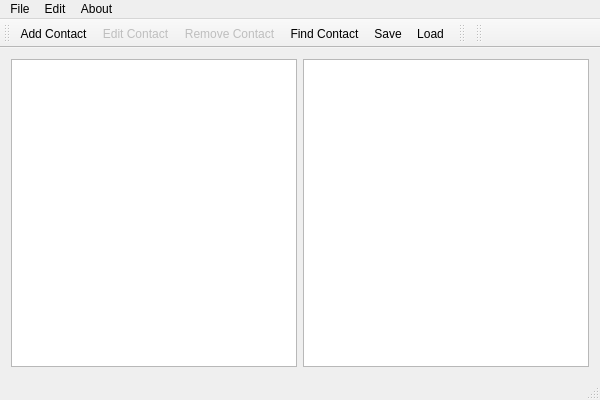
<?xml version="1.0" encoding="UTF-8"?>
<ui version="4.0">
 <class>MainWindow</class>
 <widget class="QMainWindow" name="MainWindow">
  <property name="geometry">
   <rect>
    <x>0</x>
    <y>0</y>
    <width>600</width>
    <height>400</height>
   </rect>
  </property>
  <property name="windowTitle">
   <string>MainWindow</string>
  </property>
  <widget class="QWidget" name="centralWidget">
   <layout class="QGridLayout" name="gridLayout">
    <item row="0" column="0">
     <layout class="QHBoxLayout" name="horizontalLayout">
      <item>
       <widget class="QListWidget" name="listWidget"/>
      </item>
      <item>
       <widget class="QTextEdit" name="textEdit">
        <property name="readOnly">
         <bool>true</bool>
        </property>
       </widget>
      </item>
     </layout>
    </item>
   </layout>
  </widget>
  <widget class="QMenuBar" name="menuBar">
   <property name="geometry">
    <rect>
     <x>0</x>
     <y>0</y>
     <width>600</width>
     <height>25</height>
    </rect>
   </property>
   <widget class="QMenu" name="menuFile">
    <property name="title">
     <string>File</string>
    </property>
    <addaction name="actionSave"/>
    <addaction name="actionLoad"/>
    <addaction name="actionFind_Contact"/>
   </widget>
   <widget class="QMenu" name="menuEdit">
    <property name="title">
     <string>Edit</string>
    </property>
    <addaction name="actionAdd"/>
    <addaction name="actionEdit_Contact"/>
    <addaction name="actionRemove_Contact"/>
   </widget>
   <widget class="QMenu" name="menuAbout">
    <property name="title">
     <string>About</string>
    </property>
   </widget>
   <addaction name="menuFile"/>
   <addaction name="menuEdit"/>
   <addaction name="menuAbout"/>
  </widget>
  <widget class="QToolBar" name="mainToolBar">
   <attribute name="toolBarArea">
    <enum>TopToolBarArea</enum>
   </attribute>
   <attribute name="toolBarBreak">
    <bool>false</bool>
   </attribute>
   <addaction name="actionAdd"/>
   <addaction name="actionEdit_Contact"/>
   <addaction name="actionRemove_Contact"/>
   <addaction name="actionFind_Contact"/>
   <addaction name="actionSave"/>
   <addaction name="actionLoad"/>
  </widget>
  <widget class="QStatusBar" name="statusBar"/>
  <widget class="QToolBar" name="toolBar">
   <property name="windowTitle">
    <string>toolBar</string>
   </property>
   <attribute name="toolBarArea">
    <enum>TopToolBarArea</enum>
   </attribute>
   <attribute name="toolBarBreak">
    <bool>false</bool>
   </attribute>
  </widget>
  <widget class="QToolBar" name="toolBar_2">
   <property name="windowTitle">
    <string>toolBar_2</string>
   </property>
   <attribute name="toolBarArea">
    <enum>TopToolBarArea</enum>
   </attribute>
   <attribute name="toolBarBreak">
    <bool>false</bool>
   </attribute>
  </widget>
  <action name="actionAdd">
   <property name="text">
    <string>Add Contact</string>
   </property>
  </action>
  <action name="actionEdit_Contact">
   <property name="enabled">
    <bool>false</bool>
   </property>
   <property name="text">
    <string>Edit Contact</string>
   </property>
  </action>
  <action name="actionRemove_Contact">
   <property name="enabled">
    <bool>false</bool>
   </property>
   <property name="text">
    <string>Remove Contact</string>
   </property>
  </action>
  <action name="actionSave">
   <property name="text">
    <string>Save</string>
   </property>
  </action>
  <action name="actionLoad">
   <property name="text">
    <string>Load</string>
   </property>
  </action>
  <action name="actionFind_Contact">
   <property name="text">
    <string>Find Contact</string>
   </property>
  </action>
 </widget>
 <layoutdefault spacing="6" margin="11"/>
 <resources/>
 <connections/>
</ui>
